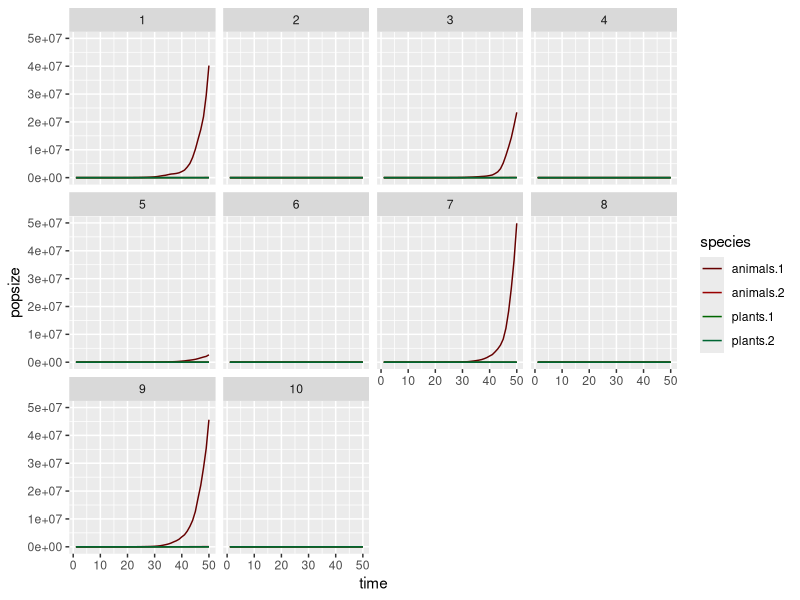

The R source for this figure:
## ---- chunk 1
knitr::opts_chunk$set(echo = TRUE)
## ---- chunk 2
library(magrittr)
library(tidyverse)
library(scales)
## ---- chunk 3
nsites <- 10
coords <- data.frame(x=runif(nsites), y=runif(nsites))
x_coords <- runif(nsites)
y_coords <- runif(nsites)

eucdist <- dist(coords, diag=T)
dexpdist <- dexp(eucdist, rate=5)
## ---- chunk 4
n_plants <- 2
n_animals <- 2


p_pops <- matrix(data=round(runif(nsites*n_plants, 1, 200)), nrow=nsites, ncol=n_plants) #now, our pops are a matrix instead of a vector in order to track across multiple sites
p_traitM <- c(0.25, 0.99, 0.5)
p_traitV <- c(0.1, 0.1, 0.1) #All set to be the same in Becker paper


a_pops <- matrix(data=round(runif(nsites*n_animals, 1, 200)), nrow=nsites, ncol=n_animals)
a_traitM <- runif(n_animals, 0, 1)
a_traitV <- runif(n_animals, 0, .25)
## ---- chunk 5
r <- 0.5
mup <- .2
mua <- 0.2
o <- 0.1
lambda <- 0.8
K <- 100
e_thresh <- 2
invade_size <- 5


min.f1f2 <- function(x, mu1, mu2, sd1, sd2) {
    f1 <- dnorm(x, mean=mu1, sd=sd1)
    f2 <- dnorm(x, mean=mu2, sd=sd2)
    pmin(f1, f2)
}
## ---- chunk 6
num_timeSteps <- 50
p_rich <- NULL
a_rich <- NULL
WmeanV <- NULL
meanV <- NULL

pops <- NULL
for(t in 1:num_timeSteps){
  #p_rich <- rbind(p_rich, n_plants)
  #a_rich <- rbind(a_rich, n_animals)
  #Check if community is same as in t-1
    #if so; recalculate A and u
  alpha <- matrix(nrow=n_animals, ncol=n_plants) #Create an empty matrix for plant-pollinator partnerships
  for(ia in 1:n_animals){
    for(ip in 1:n_plants){
    alpha[ia, ip] <- integrate(min.f1f2, -Inf, Inf, mu1=p_traitM[ip], mu2=a_traitM[ia], sd1=p_traitV[ip], sd2=a_traitV[ia])$value #Integrate our minimum equation over all numbers; output is the total area overlapping both curves, with max value of perfectly overlapping curves as 1
    }
  }
  alpha[alpha<0.05] <- 0
  
  u <- matrix(data=NA, nrow=n_plants, ncol=n_plants)
  
  for(p1 in 1:n_plants){
    for(p2 in 1:n_plants){
      u[p1, p2] <- integrate(min.f1f2, -Inf, Inf, mu1=p_traitM[p1], mu2=p_traitM[p2], sd1=p_traitV[p1], sd2=p_traitV[p2])$value #Integrate our minimum equation over all numbers; output is the total area overlapping both curves, with max value of perfectly overlapping curves as 1
      }
  }
  #Find out dpop/dt
  a_change <- matrix(data=NA, nrow=nsites, ncol=n_animals)
    for(n in 1:n_animals){
    propOfplants <- 0
    nums <- alpha[n,]*p_pops#[,site]
    for(i in 1:n_plants){
      #Numerator-plant reward given by each focal pollinator
      propOfplants <- propOfplants+nums[,i]/(r+sum(alpha[,i]*a_pops)) #Denominator-scaled by total available pollen
    }
    pollDeath <- mua
    a_change[,n] <- lambda*propOfplants - pollDeath
  } #Animal Growth Rate
  
  p_change <- matrix(data=NA, nrow=nsites, ncol=n_plants)
  for(n in 1:n_plants){
      plantCompetition <- (K-rowSums(t(u[n,]*t(p_pops))))/K#(K-sum(u[n,]*p_pops[n,]))/K
      #pollBenefits <-sum(alpha[,n]*a_pops*p_pops[n])/(r+sum(alpha[,n]*a_pops)) #NOTE: THIS IS MORE SIMILIAR TO BECKER. NOt sure why their p_pop is included here. 
      pollBenefits <-rowSums(t(alpha[,n]*t(a_pops)))/(r+rowSums(t(alpha[,n]*t(a_pops))))
      plantDeath <- mup
      p_change[,n] <- r*plantCompetition*pollBenefits - plantDeath# + o*rnorm(n=1, mean=0, sd=0.1) 
  }
  #############START HERE: WORK ON PROJECTING TO t+1
  #Project to t+1
  for(i in 1:(n_plants*nsites)){
    #p_pops[i] <- sum(rpois(n=round(p_pops[i]),lambda = 1+p_chan$ge[i])) #Poisson birth process for plants
    p_pops[i] <- sum(rpois(n=round(p_pops[i]),lambda = 1+p_change[i]))
    #browser()
    #p_pops[i] <- temp
  }
  #p_pops <- p_pops*(1+p_change)
  #a_pops <- (a_change+1)*a_pops #Update Animal population
  for(i in 1:(n_animals*nsites)){
    a_pops[i] <- sum(rpois(n=round(a_pops[i]),lambda = 1+a_change[i])) #Poisson birth process for animals
  }
  #Extinction?
  if(length(colSums(p_pops)[colSums(p_pops)<=e_thresh])>0){
    print("global plant extinction")
  }
    #Plant Extinction
    p_traitM <- p_traitM[which(colSums(p_pops)>e_thresh)] #Remove trait values from globally exinct plants
    p_traitV <- p_traitV[which(colSums(p_pops)>e_thresh)]
    p_pops <- p_pops[,which(colSums(p_pops)>e_thresh)] #Stop tracking populations of globally extinct plants
    #Animal Extinction
  if(length(colSums(a_pops)[colSums(a_pops)<=e_thresh])>0){
    print("global animal extinction")
  }
    a_traitM <- a_traitM[which(colSums(a_pops)>e_thresh)] #Remove trait values from globally exinct plants
    a_traitV <- a_traitV[which(colSums(a_pops)>e_thresh)]
    a_pops <- a_pops[,which(colSums(a_pops)>e_thresh)] #Stop tracking populations of globally extinct plants
  #Do we invade? $
    #if(rbinom(1, 1, 0.05)==1){
      #print("invasion")
  #    invasion <- runif(1)
  #    if(invasion >=0.5){
  #      print("plant invades")
  #      p_pops <- c(p_pops, invade_size) #new pop always invades at 0.1
  #      p_traitM <- c(p_traitM, runif(1)) #pick new trait mean from a uniform distribution [0,1]
  #      p_traitV <- c(p_traitV, 0.1) #All set to be the same in Becker paper
  #  }else{
  #    print("pollinator invades")
  #    a_pops <- c(a_pops, invade_size) #new pop always invades at 0.1
  #    a_traitM <- c(a_traitM, runif(1)) #pick new trait mean from a uniform distribution [0,1]
  #    a_traitV <- c(a_traitV, runif(1, 0, 0.5)) #Same for new trait variance
  #  }
  #  }
  n_animals <- ncol(a_pops)
  n_plants <- ncol(p_pops)
    
  if(n_animals < 1| n_plants < 1){
    print("Network breakdown")
      break
    }
  #print(paste("polls=", n_animals, sep=""))
  #WmeanV <- rbind(WmeanV, sum((a_pops*a_traitV))/sum(a_pops))
  #meanV <- rbind(meanV, sum(a_traitV)/n_animals)
  #if(t %% 100==0)
  
  a_pops
  
  pops_temp <- data.frame(animals=a_pops, plants=p_pops, site=1:10, time=t)
  pops <- rbind(pops, pops_temp)
  print(t)
}
## ---- chunk 7
colnames(pops)
poplong <- pivot_longer(pops, cols = 1:(n_plants+n_animals), names_to="species", values_to = "popsize")
ggplot(data=poplong, aes(x=time, y=popsize, color=species))+geom_line()+ scale_color_manual(values=c("#660000", "#990000", "#006600", "#006633"))+facet_wrap("site")



#ggplot(data=poplong, aes(x=time, y=popsize, color=species))+geom_line()+ scale_color_manual(values=c("#660000", "#990000", "#CC0000", "#FF0000", "#FF3333", "#006600", "#006633", "#193300"))+facet_wrap("site")
